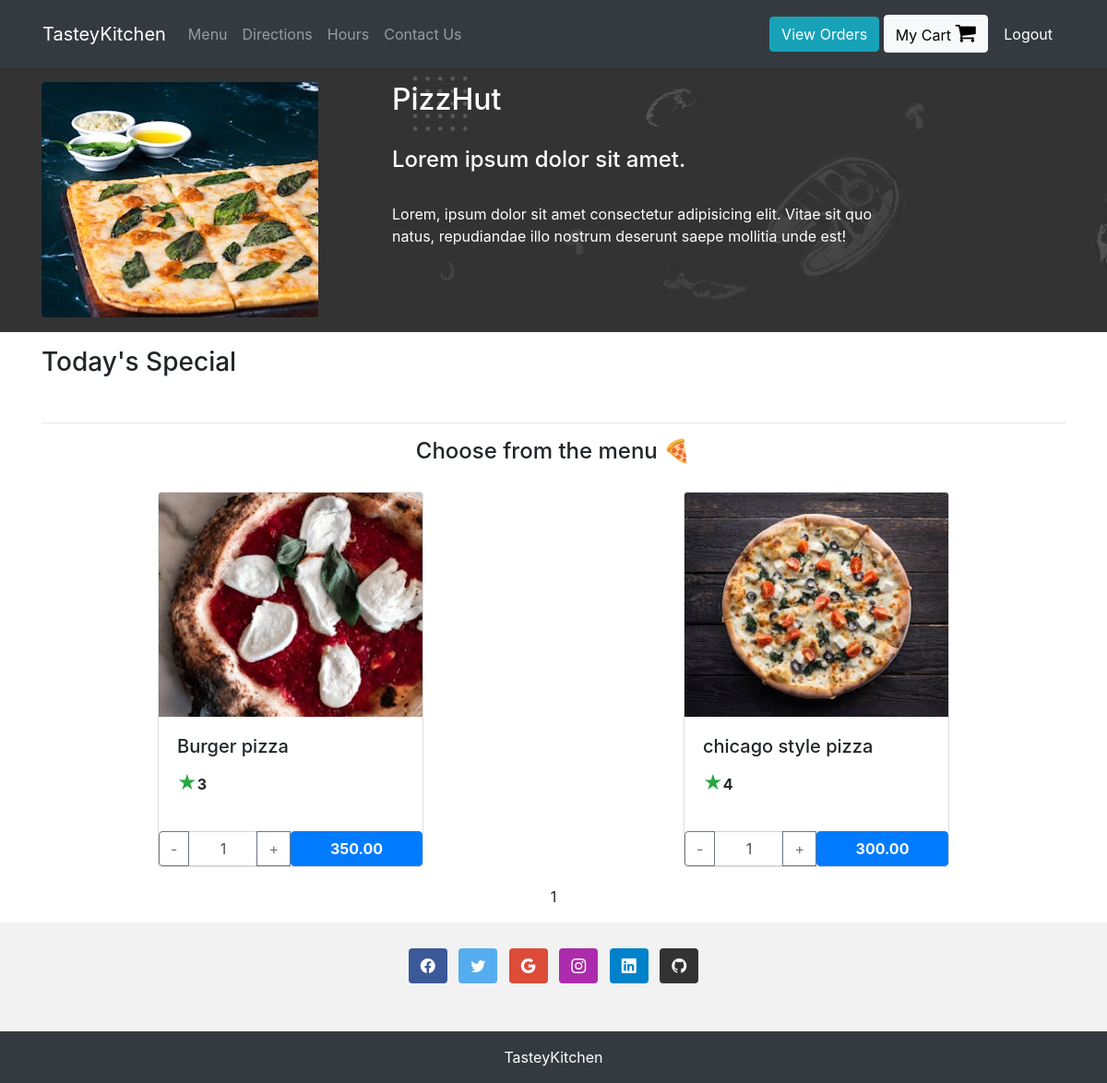
/Pizzahut (signed in), run on the app's committed database.
### orders/models.py (models this page shows, shortened)
class PizzaHut(models.Model):
    pizza_choice = models.CharField(max_length=200)
    quantity = models.PositiveIntegerField(default=1)
    rating = models.PositiveIntegerField(default=0)
    img = models.CharField(max_length=200, default = "/orders/images/pizzahut/burger_pizza.jpg")
    price = models.DecimalField(max_digits=6, decimal_places=2)
    category_description = models.TextField() #make this the wysiwyg text field

### orders/views.py (the view, shortened to what this page needs)
# urls.py: path("Pizzahut", views.pizzahut, name="pizzahut"),
def pizzahut(request):
    if request.user.is_authenticated and request.method =='GET':
        dishes = PizzaHut.objects.all()
        paginated_sici = Paginator(dishes, 3)
        page_number2 = request.GET.get('page2') #Get the requested page number from the URL
        page2 = paginated_sici.get_page(page_number2)
        context = { "sicillian_pizza": page2, "toppings":Toppings.objects.all}
        return render(request, "orders/pizzahut.html", context =context)
    else:
        return redirect("orders:login")

### orders/templates/orders/pizzahut.html (shortened to what this page needs)
{% extends 'orders/header.html' %}
{% block header %}
{% load static %}
<div class="bgheader py-3" >
  <div class="container ">
    <div class="row justify-content-start ">
      <div class="col-12 col-md-4 rounded">
        <img class="rounded" src="{% static 'orders/images/spizza.jpg' %}">
      </div>
     <div class="content col-12 col-md-6 ">
       <h2>PizzHut</h2>
       <br>
       <h4>Lorem ipsum dolor sit amet.</h4>
       <br>
       <p>Lorem, ipsum dolor sit amet consectetur adipisicing elit. Vitae sit quo natus, repudiandae illo nostrum deserunt saepe mollitia unde est!</p>
     </div>
   </div>
  </div>
  </div>
{% endblock %}
{% block content %}
<div class="container my-3">
  <h3>Today's Special </h3>
  <br>
  <hr>
  <h4 style="margin:10px; text-align:center;"> Choose from the menu &#x1f355 </h4>
  <div class="row justify-content-around">
    {% for pizza in sicillian_pizza %}
    <div class="card" style="width: 18rem; margin: 20px;">
      <img src="{% static pizza.img %}" class="card-img-top" alt="gif for category item" style="width:100%;">
      <div class="card-body">
        <h5 class="card-title" >{{pizza.pizza_choice}}</h5>
        <p onclick="ratehotel({{pizza.id}})" style="cursor:pointer"> <span class="text-success " style="font-size:1.3em;">&#9733;</span><strong>{{pizza.rating}}</strong></p>
     </div>
      <div class="input-group " >
        <div class="input-group-prepend">
            <button class="btn btn-outline-secondary" type="button" onclick="decrementValue({{pizza.id}}, {{pizza.price}})">-</button>
        </div>
        <input type="text" class="form-control text-center" id="quantity{{pizza.id}}" value="1">
        <div class="input-group-append">
            <button class="btn btn-outline-secondary " type="button" onclick="incrementValue({{pizza.id}}, {{pizza.price}})">+</button>
        </div>
        <button type="button" class="btn btn-primary col-6" id="price{{pizza.id}}" onclick="add_to_cart({item_description:'PizzaHut - {{pizza.pizza_choice}}', price:this.querySelector('strong').textContent, quantity: document.querySelector('#quantity{{pizza.id}}').value })"><strong>{{pizza.price}}</strong></button>
    </div>
    </div>
    {% endfor %}
  </div>
  <div style="text-align: center;">
    <span>{{sicillian_pizza.number}}</span>
  </div >
</div>
{% endblock %}

### orders/static/orders/style.css (style rules this page uses)
.bgheader { color: white; background-color: #333; background-image: url('images/bg_ad.png'); background-size: contain; }

### data on the page
PizzaHut: img (picture), pizza_choice "Burger pizza", rating "3", price "350.00"
PizzaHut: img (picture), pizza_choice "chicago style pizza", rating "4", price "300.00"

### other printed values
{{ sicillian_pizza.number }} "1"
